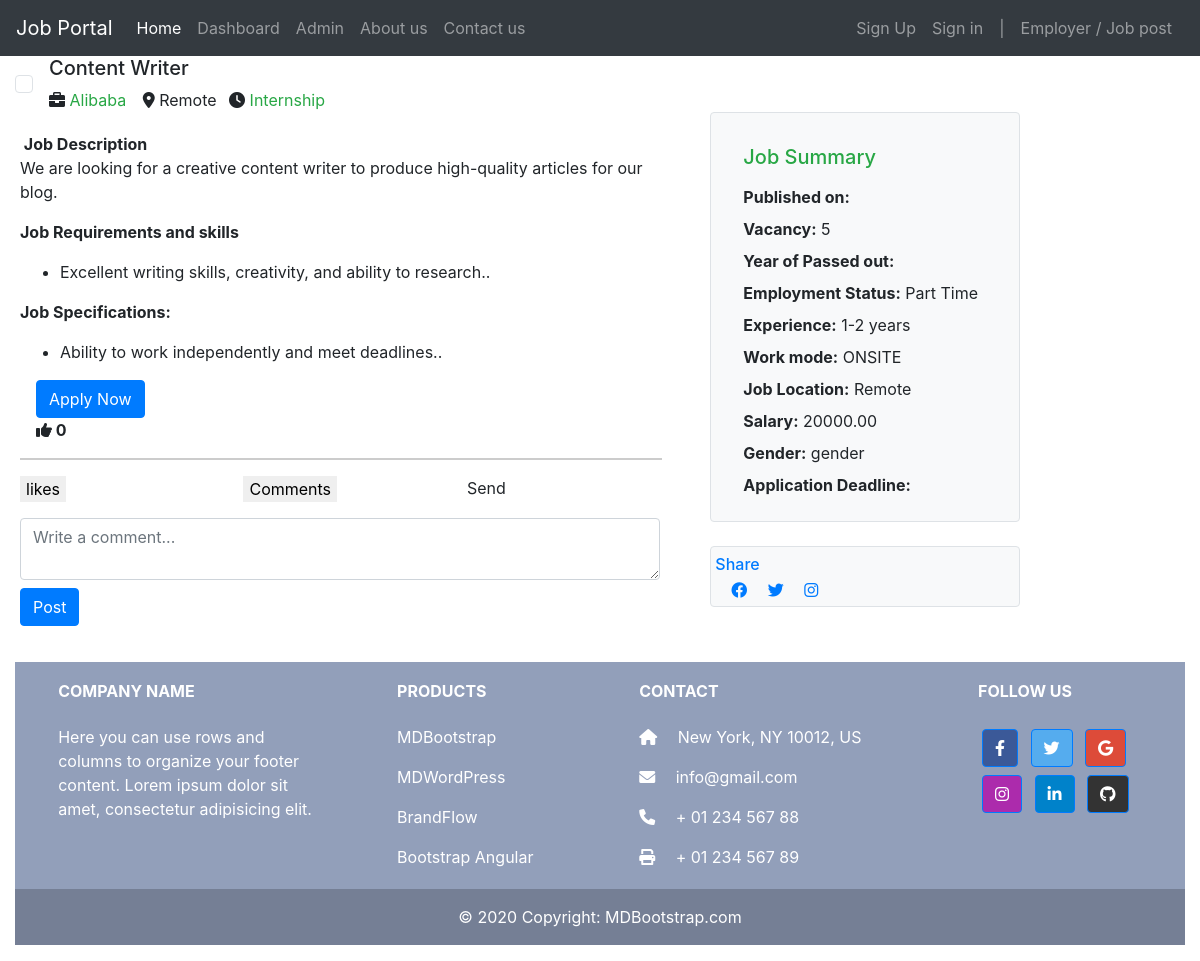
Page /JobApp/single_job_view/2/ on the committed database.
### JobApp/models.py (models this page shows, shortened)
class Job(models.Model):
    recruiter = models.ForeignKey(
        CustomUser,
        on_delete=models.CASCADE,
        limit_choices_to={'user_type': 'recruiter'}
    )
    title = models.CharField(max_length=255)
    description = models.TextField()
    location = models.CharField(max_length=255)
    job_type = models.CharField(
        max_length=50,
        choices=[
            ('full-time', 'Full-time'),
            ('part-time', 'Part-time'),
            ('internship', 'Internship')
        ]
    )
    salary = models.DecimalField(
        max_digits=10,
        decimal_places=2,
        null=True,
        blank=True
    )
    skills =models.ManyToManyField("Skill", related_name='technical_skill',blank=True)
    requirements = models.TextField(help_text="List of job requirements")
    experience_required = models.CharField(
        max_length=100,
        help_text="Required experience level"
    )
    specifications = models.TextField(
        null=True,
        blank=True,
        help_text="Any other specific requirements"
    )
    education=models.CharField(_("Education"), max_length=50,choices=education, default='masters')
    language=models.CharField(_("Languages"), max_length=50,choices=language,default='eng')
    schedule=models.CharField(_("Shift and schedule"), max_length=50,choices=shift,default='morning')
    work_mode = models.CharField(
        max_length=10,
        choices=WORK_MODE_CHOICES,
        default='Onsite',  # Default to 'Onsite'
    )
    created_at = models.DateTimeField(auto_now_add=True, null=True)
    updated_at = models.DateTimeField(auto_now=True, null=True)
    is_published = models.BooleanField(default=False)
    is_closed = models.BooleanField(default=False)
    Vacancy = models.CharField(max_length=10, null=True)
    end_date = models.DateField(max_length=20, null=True,default='None')
    gender = models.CharField(max_length=30,choices=gender_chioce ,blank=True)
    likes=models.ManyToManyField(CustomUser,related_name='job_likes')
    def total_likes(self):
        return self.likes.count()

### Account/models.py (models this page shows, shortened)
class RecruiterProfile(models.Model):
    USER_TYPE_CHOICES=CustomUser.USER_TYPE_CHOICES
    user = models.OneToOneField(CustomUser, on_delete=models.CASCADE)
    company_name=models.CharField(_("Your company name"), max_length=50)
    company_logo=models.ImageField(_("Company Image"), upload_to='proImage',blank=True,null=True)
    contact_phone=models.CharField(_("Phone number"), max_length=50,blank=True,null=True)
    location=models.CharField(_("Location "),max_length=50,default='New Dehli')
    bio=models.TextField(_("Write your bio here!!!!!!!"),max_length=500,blank=True)

### JobApp/views.py (the view)
# urls.py: path('single_job_view/<int:id>/', views.single_job_view, name='single_job_view'),
def single_job_view(request, id):
    single_job = get_object_or_404(Job, id=id)
    specifications_bullets = re.split(r'(?<!\w\.\w.)(?<![A-Z][a-z]\.)(?<=\.|\?)\s', single_job.specifications)
    requirements_bullets = re.split(r'(?<!\w\.\w.)(?<![A-Z][a-z]\.)(?<=\.|\?)\s', single_job.requirements)
    company = single_job.recruiter.recruiterprofile.company_name
    com_logo=single_job.recruiter.recruiterprofile.company_logo
    comments_count=CommentModel.objects.filter(job=single_job).count()
    total_likes=single_job.total_likes()
    print('comments_count',comments_count)
    print('company_name',company)
    context = {
        'single_job': single_job,
        'company': company,
        'comments_count':comments_count,
        'com_logo': com_logo,
        'specifications_bullets':specifications_bullets,
        'requirements_bullets':requirements_bullets,
        'total_likes':total_likes
    }
    return render(request, 'JobApp/job-single.html', context)

### templates/JobApp/job-single.html (shortened to what this page needs)
{% extends "base.html" %}
{% load static %}
{% load crispy_forms_tags %}
{% load is_job_already_applied %}
{% load is_job_already_saved %}
{% block content %}
<link rel="stylesheet" href="https://cdnjs.cloudflare.com/ajax/libs/font-awesome/6.6.0/css/all.min.css" />
<link rel="stylesheet" href="https://cdnjs.cloudflare.com/ajax/libs/font-awesome/6.0.0-beta3/css/all.min.css">
{% include "candidate_navbar.html" %}
{% if single_job %}
<div class="container-fluid">
  <div class="row align-items-center mb-3">
    <div class="col-lg-8 mb-4 mb-lg-0">
      <div class="d-flex align-items-center">
        <div class="border p-2 d-inline-block mr-3 rounded">
        </div>
        <div>
          <h5>{{ single_job.title }}</h5>
          <div>
            <span class="ml-0 mr-2 mb-2 "><i class="fa-solid fa-briefcase "></i> <a class="text-success" href="">{{ company }}</a></span>
            <span class="m-1"><i class="fa-sharp fa-solid fa-location-dot"></i> {{ single_job.location }}</span>
            <span class="m-1"><i class="fa-solid fa-clock"></i></i></i>
              <span class="text-success">
                {% if job.job_type == '1' %}
                Full Time
                {% elif job.job_type == '2'%}
                Part Time
                {% else %}
                Internship
                {% endif %}
              </span>
            </span>
          </div>
        </div>
      </div>
    </div>
    <div class="row">
      <div class="col-lg-8">
        <article class="card-body">
          <strong> Job Description</strong>
          <p class="card-text">{{ single_job.description|truncatewords:100 }}</p>
          <strong>Job Requirements and skills </strong>
          <p class="card-text" name="editor1">
             <ul>
              {% for bullet in requirements_bullets %}
                  {% if bullet.strip %}
                      <li>{{ bullet|safe }}.</li>
                  {% endif %}
              {% endfor %}
              </ul></p>
          <strong>Job Specifications:</strong>
          <p class="justify-text">
            <ul>
            {% for bullet in specifications_bullets %}
                {% if bullet.strip %}
                    <li>{{ bullet|safe }}.</li>
                {% endif %}
            {% endfor %}
            </ul>
         </p>
          <div class="row">
            <div class="col-4 ">
              {% if user.is_authenticated and user.user_type == 'candidate' %}
              {% is_job_already_applied single_job request.user as is_applied %}
              {% if is_applied %}
              <span class="btn btn-block btn-danger btn-md">Already Applied</span>
              {% else %}
              <form action="{% url 'JobApp:apply_job' single_job.id %}" method="POST">
                {% csrf_token %}
                <input type="hidden" name="job" value="{{ single_job.id }}">
                <input type="submit" class="btn btn-block btn-primary btn-md" value="Apply Now" />
              </form>
              {% endif %}
              {% elif request.user.id == single_job.user.id and user.user_type == 'recruiter' %}
              <a href="" class="btn btn-block btn-light btn-md">Edit</a>
              {% else %}
              <form action="{% url 'JobApp:apply_job' single_job.id %}" method="POST" class="ml-3">
                <input type="submit" class="btn  btn-primary " value="Apply Now" />
              </form>
              {% endif %}
            </div>
            <div class="col-4 ml-5">
            </div>
          </div>
          <div class="row d-flex justify-content-between " style="font-weight: bold;">
                <div class="col-md-6"><i class="fa-solid fa-thumbs-up   ml-3"></i>  {{ total_likes }}</div>
          </div>
          <hr style=" border: 1px solid #ccc;  width: 100%; text-align: left; ">
          <div class="row ">
            <div class="col-md-4">
                    <form action="{% url 'JobApp:likes' single_job.id %}" method="POST">
                          <button type="submit" class="  likebutton" style="border: none;" name="likejob" value="{{ single_job.id }}" >likes</button>
                    </form>
            </div>
            <div class="col-md-4">
                <div id="comments-section">
                  <button id="load-comments-btn" style="border: none;"> Comments</button>
                </div>
            </div>
            <div class="col-md-4">Send</div>
          </div>
          <div id="comment-form-section " class="mt-3">
              <form id="comment-form" method="POST">
                  <textarea name="comment" id="id_comment" class="form-control" placeholder="Write a comment..." required></textarea>
                  <button type="submit" class="btn btn-primary mt-2">Post</button>
              </form>
          </div>
        </article>
      </div>
      <div class="col-lg-4 ">
        <div class="bg-light p-3 border rounded mb-4 mr-3">
          <h2 class="text-success  mt-3 h5 pl-3 mb-3 ">Job Summary</h2>
          <ul class="list-unstyled pl-3 mb-0">
            <li class="mb-2"><strong class="text-black">Published on:</strong> {{ single_job.timestamp|date:"d M Y" }}
            </li>
            <li class="mb-2"><strong class="text-black">Vacancy:</strong> {{ single_job.Vacancy }}</li>
            <li class="mb-2"><strong class="text-black">Year of Passed out:</strong> {{ single_job.passedout }}</li>
            <li class="mb-2"><strong class="text-black">Employment Status:</strong>
              {% if single_job.job_type == 'full-time' %}
              Full Time
              {% elif single_job.job_type == 'part-time'%}
              Part Time
              {% else %}
              Internship
              {% endif %}
            </li>
            <li class="mb-2"><strong class="text-black">Experience:</strong> {{ single_job.experience_required }}</li>
            <li class="mb-2"><strong class="text-black">Work mode:</strong> {{ single_job.work_mode }}</li>
            <li class="mb-2"><strong class="text-black">Job Location:</strong> {{ single_job.location }}</li>
            <li class="mb-2"><strong class="text-black">Salary:</strong> {{ single_job.salary }}</li>
            <li class="mb-2"><strong class="text-black">Gender:</strong> {{ single_job.get_gender_display }}</li>
            <li class="mb-2"><strong class="text-black">Application Deadline:</strong> {{ single_job.end_date|date:"d M Y" }}
            </li>
          </ul>
        </div>
        <div class="bg-light p-1 border rounded mr-3">
          <h3 class="text-primary text-align-center mt-1 h6 mb-1 ">Share</h3>
          <div class="px-3">
            <a href="#" class="pt-3 pb-3 pr-3 pl-0"><span class="fab fa-facebook"></span></a>
            <a href="#" class="pt-3 pb-3 pr-3 pl-0"><span class="fab fa-twitter"></span></a>
            <a href="#" class="pt-3 pb-3 pr-3 pl-0"><span class="fab fa-instagram"></span></a>
          </div>
        </div>
      </div>
    </div>
  {% endif %}
<div class="container-fluid ">
  {% include "footer.html" %}
</div>
{% endblock %}

### templates/JobApp/job-single.html (style rules this page uses)
#load-comments-btn { background-color: none; }
.likebutton { background-color: none; }

### templates/candidate_navbar.html (style rules this page uses)
body { padding-top: 56px; }

### rows in the picture
Job: title "Content Writer", location "Remote", description "We are looking for a creative content writer to produce high-quality articles for our blog.", requirements_bullets "Excellent writing skills, creativity, and ability to research.", specifications_bullets "Ability to work independently and meet deadlines.", Vacancy "5", experience_required "1-2 years", work_mode "ONSITE", salary "20000.00", gender "gender"
RecruiterProfile: company_name "Alibaba"

### other values in the picture
{{ total_likes }} "0"
